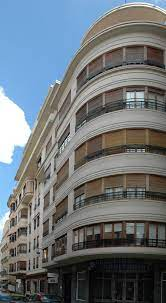
%> input picture Matlab/DetectorEsquinas/images.jpg, 166 x 303 px
$ octave bordesquinas.m   (GNU Octave 9; MATLAB toolbox functions it lacks are replaced by stand-ins)
%> lines starting %> are read from the running program, lines starting %| are printed output that depends on the picture; in (x1, y1, x2, y2) boxes, pixels count from 0 and x2, y2 are one past the last pixel; in counts of white or black regions, pixels touching at a corner belong together; the program's own positions count from 1
clc;
close all;
clear;

Im=imread('images.jpg');
%> Im is the input picture: size 303x166x3 uint8; mean R, G, B 108.9, 115.8, 120.3
valor=[0.2989 0.5870 0.1140];
Ir=(Im(:,:,1)*valor(1)+Im(:,:,2)*valor(2)+Im(:,:,3)*valor(3));
figure(1);
imshow(Ir);
title("Original a escala de grises");

[m, n]=size(Ir);
%> m = 303; n = 166
U=zeros(size(Ir));
S=zeros(size(Ir));

h=ones(3,3)/9;
Id=double(Ir);
If=imfilter(Id,h);
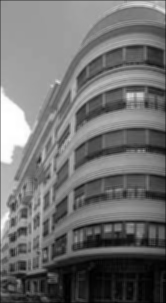
%> If: size 303x166 double; min 3, max 255, mean 113.5; drawn with min black and max white

Hx=[-0.5 0 0.5];
Hy=[-0.5;0;0.5];

Ix=imfilter(If,Hx);
Iy=imfilter(If,Hy);
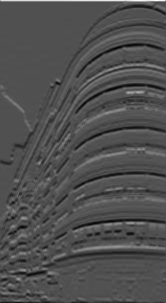
%> Iy: size 303x166 double; min -44.83, max 97.17, mean -0.1; drawn with min black and max white

HE11=Ix.*Ix;
HE22=Iy.*Iy;
HE12=Ix.*Iy;

Hg=[0 1 2 1 0; 1 3 5 3 1; 2 5 9 5 2; 1 3 5 3 1; 0 1 2 1 0];
Hg=Hg*(1/57);

A=imfilter(HE11,Hg);
B=imfilter(HE22,Hg);
C=imfilter(HE12,Hg);
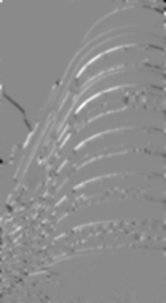
%> C: size 303x166 double; min -854.6, max 719.3, mean 18.6; drawn with min black and max white

alfa=0.04;
Rp=A+B;
Rp1=Rp.*Rp;

Q=((A.*B)-(C.*C))-(alfa*Rp1);
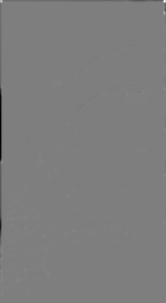
%> Q: size 303x166 double; min -1944067.6, max 1965218.9, mean -7396.1; drawn with min black and max white
th=1000;
U=Q>th;
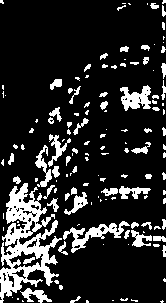
%> U: size 303x166 logical; 16.3% white; 141 white regions (84 under 20 px), largest, box (x1, y1, x2, y2) and area: (0, 183, 62, 303) 3103, (63, 221, 130, 253) 624, (120, 85, 151, 111) 476
pixel=10;

for r=1:m
    for c=1:n
        if(U(r,c))
            I1=[r-pixel 1];
            I2=[r+pixel m];
            I3=[c-pixel 1];
            I4=[c+pixel n];
            datxi=max(I1);
            datxs=min(I2);
            datyi=max(I3);
            datys=min(I4);
            Bloc=Q(datxi:1:datxs,datyi:1:datys);
            MaxB=max(max(Bloc));
            if(Q(r,c)==MaxB)
                S(r,c)=1;
            end
        end
    end
end
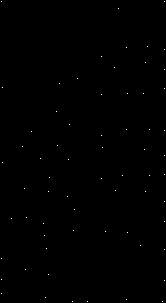
%> S: size 303x166 double; values 0 (black) and 1 (white), 0.13% white in thin lines or dots
%> after the loop, I1 = [293 1]; I2 = [313 303]; I3 = [153 1]; I4 = [173 166]; MaxB = 2259; datxi = 293; datxs = 303; datyi = 153; datys = 166

figure(2);
imshow(Ir);
title("Imagen con esquinas detectadas");
hold on

for r=1:m
    for c=1:n
        if(S(r,c))
            plot(c,r,'+');
        end
    end
end
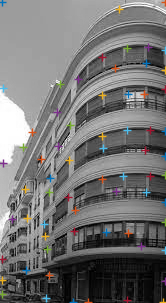
%> figure redrawn from the program's plot data; its title reads 'Imagen con esquinas detectadas'
